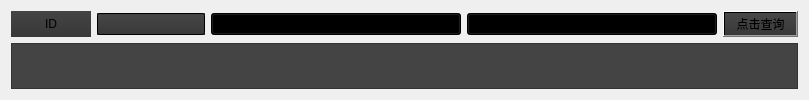
      <widget class="QWidget" name="tab4">
       <attribute name="icon">
        <iconset>
         <normaloff>static/查找_find.png</normaloff>static/查找_find.png</iconset>
       </attribute>
       <attribute name="title">
        <string>数据查询</string>
       </attribute>
       <layout class="QGridLayout" name="gridLayout_7">
        <item row="0" column="3">
         <widget class="QComboBox" name="comboBox_2">
          <property name="minimumSize">
           <size>
            <width>250</width>
            <height>0</height>
           </size>
          </property>
          <property name="styleSheet">
           <string notr="true">background:qlineargradient(spread:pad,x1:0,y1:0,x2:0,y2:1,stop:0 #484848,stop:1 #383838);
font: 20pt &quot;华光超粗黑_CNKI&quot;;</string>
          </property>
         </widget>
        </item>
        <item row="0" column="0">
         <widget class="QLabel" name="label_15">
          <property name="minimumSize">
           <size>
            <width>80</width>
            <height>0</height>
           </size>
          </property>
          <property name="styleSheet">
           <string notr="true">background:qlineargradient(spread:pad,x1:0,y1:0,x2:0,y2:1,stop:0 #444444,stop:1 #383838);
font: 20pt &quot;华光超粗黑_CNKI&quot;;</string>
          </property>
          <property name="text">
           <string>ID</string>
          </property>
          <property name="alignment">
           <set>Qt::AlignCenter</set>
          </property>
         </widget>
        </item>
        <item row="0" column="1">
         <widget class="QLineEdit" name="IdInput_2">
          <property name="styleSheet">
           <string notr="true">background:qlineargradient(spread:pad,x1:0,y1:0,x2:0,y2:1,stop:0 #484848,stop:1 #383838);
font: 20pt &quot;华光超粗黑_CNKI&quot;;</string>
          </property>
         </widget>
        </item>
        <item row="0" column="2">
         <widget class="QComboBox" name="comboBox">
          <property name="minimumSize">
           <size>
            <width>250</width>
            <height>0</height>
           </size>
          </property>
          <property name="styleSheet">
           <string notr="true">background:qlineargradient(spread:pad,x1:0,y1:0,x2:0,y2:1,stop:0 #484848,stop:1 #383838);
font: 20pt &quot;华光超粗黑_CNKI&quot;;</string>
          </property>
          <item>
           <property name="text">
            <string>血细胞检测</string>
           </property>
          </item>
          <item>
           <property name="text">
            <string>疟疾细胞检测</string>
           </property>
          </item>
         </widget>
        </item>
        <item row="0" column="4">
         <widget class="QPushButton" name="searchbtn">
          <property name="styleSheet">
           <string notr="true">background:qlineargradient(spread:pad,x1:0,y1:0,x2:0,y2:1,stop:0 #484848,stop:1 #383838);
font: 20pt &quot;华光超粗黑_CNKI&quot;;</string>
          </property>
          <property name="text">
           <string>点击查询</string>
          </property>
          <property name="icon">
           <iconset>
            <normaloff>static/查找_find.png</normaloff>static/查找_find.png</iconset>
          </property>
          <property name="iconSize">
           <size>
            <width>30</width>
            <height>30</height>
           </size>
          </property>
         </widget>
        </item>
        <item row="1" column="0" colspan="5">
         <widget class="QFrame" name="tabelFrame">
          <property name="styleSheet">
           <string notr="true">background:#444444;</string>
          </property>
          <property name="frameShape">
           <enum>QFrame::StyledPanel</enum>
          </property>
          <property name="frameShadow">
           <enum>QFrame::Raised</enum>
          </property>
          <layout class="QVBoxLayout" name="verticalLayout_2">
           <item>
            <layout class="QVBoxLayout" name="verticalLayout_3"/>
           </item>
          </layout>
         </widget>
        </item>
       </layout>
      </widget>
